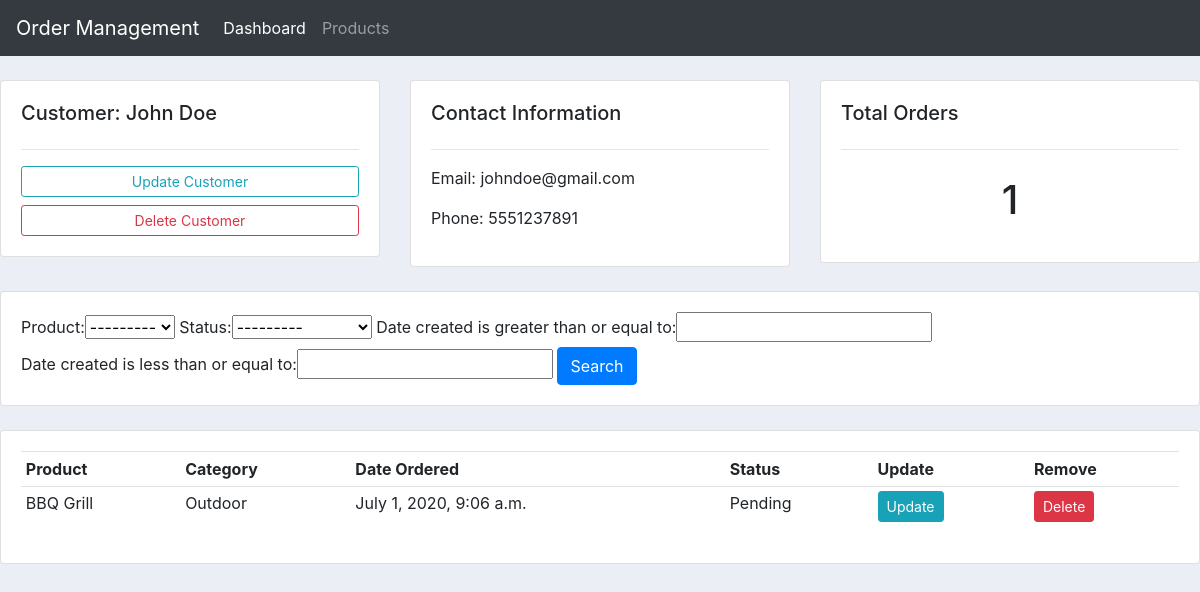
The page /customers/3/ on the database its author committed.
### accounts/models.py (models this page shows, shortened)
class Customer(models.Model):
    name = models.CharField(max_length=100,null=True)
    phone = models.CharField(max_length=100,null=True,unique=True)
    email = models.CharField(max_length=100,null=True,unique=True)
    date_created = models.DateTimeField(auto_now_add=True,null=True)

class Order(models.Model):
    STATUS=(
        ('Pending','Pending'),
        ('Out for delivery','Out for delivery'),
        ('Delivered','Delivered')
        )
    customer=models.ForeignKey(Customer,null=True,on_delete=models.SET_NULL)
    product=models.ForeignKey(Product,null=True,on_delete=models.SET_NULL)
    date_created = models.DateTimeField(auto_now_add=True,null=True)
    status=models.CharField(max_length=100, null=True, choices=STATUS)

class Product(models.Model):
    CATEGORY=(
        ('Indoor','Indoor'),
        ('Outdoor','Outdoor')
    )
    name = models.CharField(max_length=100,null=True)
    price=models.FloatField(null=True)
    category=models.CharField(max_length=100,null=True,choices=CATEGORY)
    description=models.CharField(max_length=200,null=True,blank=True)
    date_created = models.DateTimeField(auto_now_add=True,null=True)
    tag=models.ManyToManyField(Tag)
    def __str__(self):
        return self.name

### accounts/views.py (the view)
# urls.py: path('customers/<str:pk>/',views.customers,name='customers'),
def customers(request,pk):
    customer=Customer.objects.get(id=pk)
    orders=customer.order_set.all()   # Get all the orders for a particular customer
    orders_count=orders.count()
    myFilter = OrderFilter(request.GET,queryset=orders) # request.GET is the data we are filtering for onqueryset which is all the orders of specific customer.
    orders=myFilter.qs
    context={
        'customer':customer,
        'orders':orders,
        'orders_count':orders_count,
        'myFilter':myFilter
    }
    return render(request,'accounts/customers.html',context)

### accounts/templates/accounts/customers.html
{% extends 'accounts/main.html' %}
{% block content %}
<br>
<div class="row">
	<div class="col-md">
		<div class="card card-body">
			<h5>Customer: {{customer.name}}</h5>
			<hr>
			<a class="btn btn-outline-info  btn-sm btn-block" href="">Update Customer</a>
			<a class="btn btn-outline-danger  btn-sm btn-block" href="">Delete Customer</a>
		</div>
	</div>
	<div class="col-md">
		<div class="card card-body">
			<h5>Contact Information</h5>
			<hr>
			<p>Email: {{customer.email}}</p>
			<p>Phone: {{customer.phone}}</p>
		</div>
	</div>
	<div class="col-md">
		<div class="card card-body">
			<h5>Total Orders</h5>
			<hr>
			<h1 style="text-align: center;padding: 10px">{{orders_count}}</h1>
		</div>
	</div>
</div>
<br>
<div class="row">
	<div class="col">
		<div class="card card-body">
			<form method="get">
				{{myFilter.form}}
		    <button class="btn btn-primary" type="submit">Search</button>
		  </form>
		</div>
	</div>
</div>
<br>
<div class="row">
	<div class="col-md">
		<div class="card card-body">
			<table class="table table-sm">
				<tr>
					<th>Product</th>
					<th>Category</th>
					<th>Date Ordered</th>
					<th>Status</th>
					<th>Update</th>
					<th>Remove</th>
				</tr>
				{% for order in orders %}
				<tr>
					<td>{{order.product}}</td>
					<td>{{order.product.category}}</td>
					<td>{{order.date_created}}</td>
					<td>{{order.status}}</td>
					<td><a href="{% url 'update_order' order.id %}" class="btn btn-sm btn-info">Update</a></td>
					<td><a href="{% url 'delete_order' order.id %}" class="btn btn-sm btn-danger">Delete</a></td>
				</tr>
				{% endfor %}
			</table>
		</div>
	</div>
</div>
{% endblock %}

### static/css/main.css (style rules this page uses)
body { background-color: #ebeff5; }

### rows shown on the page
Customer: name "John Doe", email "johndoe@gmail.com", phone "5551237891"
Order: product "BBQ Grill", product.category "Outdoor", date_created "July 1, 2020, 9:06 a.m.", status "Pending"

### other values the page prints
{{ orders_count }} "1"
